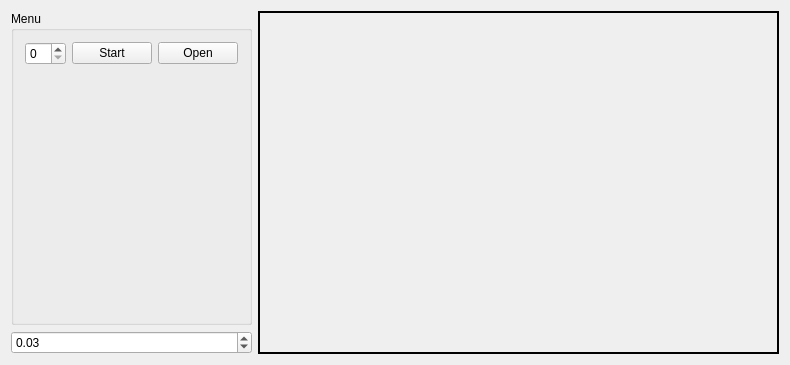
<?xml version="1.0" encoding="UTF-8"?>
<ui version="4.0">
 <class>MainWindow</class>
 <widget class="QMainWindow" name="MainWindow">
  <property name="geometry">
   <rect>
    <x>0</x>
    <y>0</y>
    <width>790</width>
    <height>365</height>
   </rect>
  </property>
  <property name="windowTitle">
   <string>MainWindow</string>
  </property>
  <widget class="QWidget" name="centralWidget">
   <layout class="QGridLayout" name="gridLayout_2">
    <item row="0" column="0">
     <layout class="QHBoxLayout" name="horizontalLayout_2" stretch="0,1">
      <item>
       <layout class="QVBoxLayout" name="verticalLayout_2">
        <item>
         <widget class="QGroupBox" name="groupBox">
          <property name="title">
           <string>Menu</string>
          </property>
          <layout class="QGridLayout" name="gridLayout">
           <item row="0" column="0">
            <layout class="QVBoxLayout" name="verticalLayout" stretch="0,1">
             <item>
              <layout class="QHBoxLayout" name="horizontalLayout">
               <item>
                <widget class="QSpinBox" name="sbCamNumber"/>
               </item>
               <item>
                <widget class="QPushButton" name="pbCamOnOff">
                 <property name="text">
                  <string>Start</string>
                 </property>
                </widget>
               </item>
               <item>
                <widget class="QPushButton" name="pbFileOpen">
                 <property name="text">
                  <string>Open</string>
                 </property>
                </widget>
               </item>
              </layout>
             </item>
             <item>
              <spacer name="verticalSpacer">
               <property name="orientation">
                <enum>Qt::Vertical</enum>
               </property>
               <property name="sizeHint" stdset="0">
                <size>
                 <width>20</width>
                 <height>40</height>
                </size>
               </property>
              </spacer>
             </item>
            </layout>
           </item>
          </layout>
         </widget>
        </item>
        <item>
         <widget class="QDoubleSpinBox" name="doubleSpinBox">
          <property name="minimum">
           <double>0.010000000000000</double>
          </property>
          <property name="maximum">
           <double>1.000000000000000</double>
          </property>
          <property name="singleStep">
           <double>0.010000000000000</double>
          </property>
          <property name="value">
           <double>0.030000000000000</double>
          </property>
         </widget>
        </item>
       </layout>
      </item>
      <item>
       <widget class="QLabel" name="lblImage">
        <property name="autoFillBackground">
         <bool>true</bool>
        </property>
        <property name="frameShape">
         <enum>QFrame::WinPanel</enum>
        </property>
        <property name="text">
         <string/>
        </property>
       </widget>
      </item>
     </layout>
    </item>
   </layout>
  </widget>
 </widget>
 <layoutdefault spacing="6" margin="11"/>
 <resources/>
 <connections/>
</ui>
